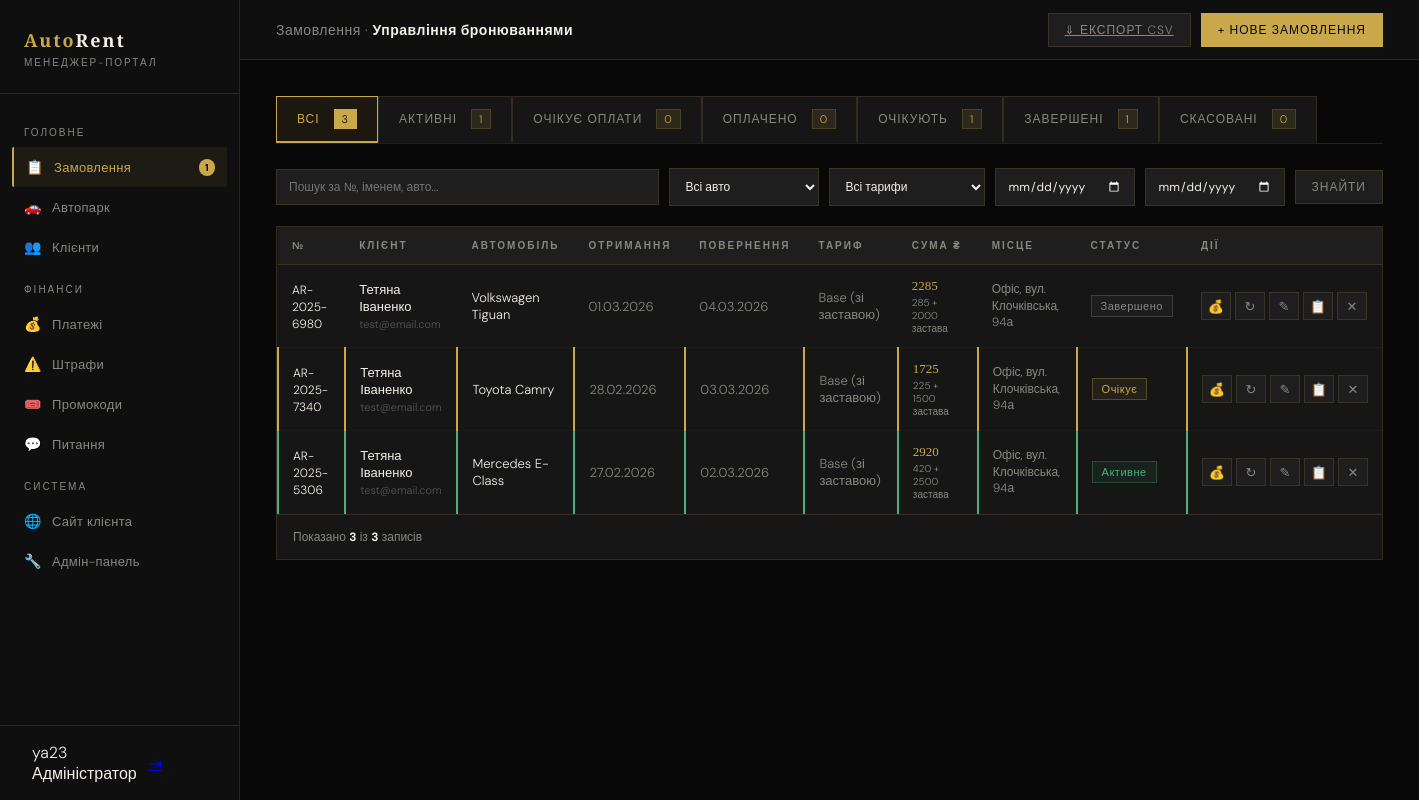
Page /manager/bookings/ (signed in) on the earlier database version.
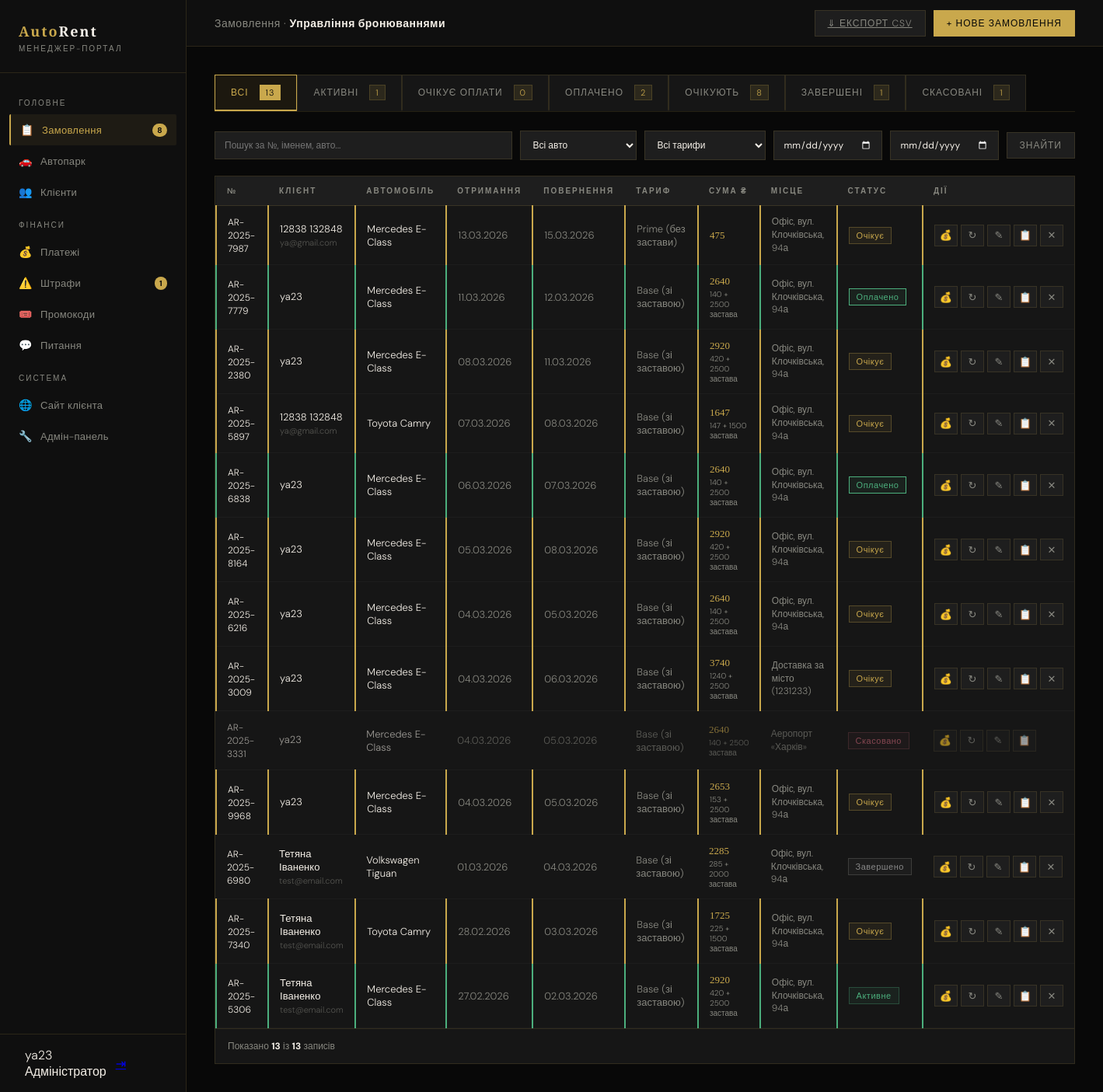
Same page on the later database version.
### core/models.py (models this page shows, shortened)
class Booking(models.Model):
    STATUSES = [('pending','Очікує'),('awaiting_payment','Очікує оплати'),('paid','Оплачено'),('active','Активне'),('completed','Завершено'),('cancelled','Скасовано')]
    TARIFFS = [('base','Base (зі заставою)'),('prime','Prime (без застави)')]
    PAYMENTS = [('card','Картка'),('cash','Готівка'),('bank','Безготівковий')]
    PICKUPS = [('office','Офіс, вул. Клочківська, 94а'),('airport','Аеропорт «Харків»'),('station','Залізничний вокзал'),('delivery','Доставка по місту'),('delivery_out','Доставка за місто')]
    number = models.CharField('Номер', max_length=20, unique=True, blank=True)
    user = models.ForeignKey(User, on_delete=models.CASCADE, related_name='bookings')
    car = models.ForeignKey(Car, on_delete=models.CASCADE, related_name='bookings')
    date_from = models.DateField('Від')
    date_to = models.DateField('До')
    time_from = models.TimeField('Час отримання', default='10:00')
    time_to   = models.TimeField('Час повернення', default='10:00')
    pickup_location    = models.CharField('Місце отримання', max_length=20, choices=PICKUPS, default='office')
    delivery_address   = models.CharField('Адреса доставки', max_length=255, blank=True)
    return_location    = models.CharField('Місце повернення', max_length=20, choices=PICKUPS, default='office')
    return_address     = models.CharField('Адреса повернення', max_length=255, blank=True)
    tariff = models.CharField('Тариф', max_length=10, choices=TARIFFS, default='base')
    payment_method = models.CharField('Оплата', max_length=10, choices=PAYMENTS, default='card')
    status = models.CharField('Статус', max_length=20, choices=STATUSES, default='pending')
    extra_gps = models.BooleanField('GPS', default=False)
    extra_child_seat = models.BooleanField('Дитяче крісло', default=False)
    extra_wifi = models.BooleanField('Wi-Fi', default=False)
    extra_driver = models.BooleanField('Доп. водій', default=False)
    extra_tire = models.BooleanField('Захист шин', default=False)
    extra_green_card = models.BooleanField('Зелена картка', default=False)
    total_price = models.DecimalField('Сума USD', max_digits=10, decimal_places=2, default=0)
    deposit_amount = models.DecimalField('Застава USD', max_digits=10, decimal_places=2, default=0)
    SOURCES = [('web','Сайт (повна форма)'),('quick','Швидке замовлення'),('manager','Менеджер')]
    manager_note = models.TextField('Нотатка', blank=True)
    source = models.CharField('Джерело', max_length=20, choices=SOURCES, default='web')
    promo_code = models.CharField('Промокод', max_length=50, blank=True)
    created_at = models.DateTimeField(auto_now_add=True)
    updated_at = models.DateTimeField(auto_now=True)
    class Meta:
        verbose_name = 'Замовлення'
        verbose_name_plural = 'Замовлення'
        ordering = ['-created_at']
    @property
    def days_count(self):
        try:
            return max(1, (self.date_to - self.date_from).days)
        except Exception:
            return 1
    @property
    def total_with_deposit(self):
        return (self.total_price or 0) + (self.deposit_amount or 0)
    def get_pickup_display_custom(self):
        return dict(self.PICKUPS).get(self.pickup_location, self.pickup_location)

class Car(models.Model):
    CAR_CLASSES = [('economy','Економ'),('comfort','Комфорт'),('business','Бізнес'),('vip','VIP'),('crossover','Кросовер'),('minivan','Мінівен'),('electric','Електро')]
    FUELS = [('petrol','Бензин'),('diesel','Дизель'),('electric','Електро'),('hybrid','Гібрид')]
    STATUSES = [('free','Вільний'),('rented','У прокаті'),('service','На ТО'),('broken','Несправний')]
    brand = models.CharField('Марка', max_length=50)
    model = models.CharField('Модель', max_length=100)
    year = models.IntegerField('Рік', default=2023)
    car_class = models.CharField('Клас', max_length=20, choices=CAR_CLASSES, default='comfort')
    fuel = models.CharField('Паливо', max_length=20, choices=FUELS, default='petrol')
    transmission = models.CharField('КПП', max_length=30, default='Автомат')
    seats = models.IntegerField('Місць', default=5)
    engine = models.CharField('Двигун', max_length=40, blank=True)
    drive = models.CharField('Привід', max_length=20, default='Передній')
    color = models.CharField('Колір', max_length=30, default='Чорний')
    plate = models.CharField('Держ. номер', max_length=20, unique=True)
    mileage = models.IntegerField('Пробіг км', default=0)
    price_base = models.DecimalField('Base USD/доба', max_digits=8, decimal_places=2, default=50)
    price_prime = models.DecimalField('Prime USD/доба', max_digits=8, decimal_places=2, default=70)
    deposit = models.DecimalField('Застава USD', max_digits=8, decimal_places=2, default=1500)
    status = models.CharField('Статус', max_length=20, choices=STATUSES, default='free')
    next_service = models.DateField('Наступне ТО', null=True, blank=True)
    description = models.TextField('Опис', blank=True)
    features = models.TextField('Особливості (через кому)', blank=True)
    image = models.ImageField('Фото', upload_to='cars/', blank=True, null=True)
    emoji = models.CharField('Емодзі', max_length=8, default='🚗')
    is_featured = models.BooleanField('На головній', default=False)
    is_popular  = models.BooleanField('Популярний', default=False)
    created_at = models.DateTimeField(auto_now_add=True)
    class Meta:
        verbose_name = 'Автомобіль'
        verbose_name_plural = 'Автомобілі'
        ordering = ['car_class', 'brand']
    @property
    def full_name(self): return f'{self.brand} {self.model}'

### manager_portal/views.py (the view, shortened to what this page needs)
# urls.py: path('bookings/', views.bookings, name='manager_bookings'),
@manager_req
def bookings(request):
    import csv
    from django.http import HttpResponse
    from datetime import date as date_cls
    qs = Booking.objects.select_related('user','car').order_by('-date_from','-pk')
    sf      = request.GET.get('status','')
    q       = request.GET.get('q','')
    car_f   = request.GET.get('car','')
    tariff_f= request.GET.get('tariff','')
    date_f  = request.GET.get('date_from','')
    date_t  = request.GET.get('date_to','')
    if sf:       qs = qs.filter(status=sf)
    if car_f:    qs = qs.filter(car__pk=car_f)
    if tariff_f: qs = qs.filter(tariff=tariff_f)
    if date_f:   qs = qs.filter(date_from__gte=date_f)
    if date_t:   qs = qs.filter(date_to__lte=date_t)
    if q:        qs = qs.filter(
        Q(number__icontains=q)|Q(user__first_name__icontains=q)|
        Q(user__last_name__icontains=q)|Q(car__brand__icontains=q)|
        Q(car__model__icontains=q))
    counts = {s: Booking.objects.filter(status=s).count() for s,_ in Booking.STATUSES}
    counts['all'] = Booking.objects.count()
    if request.GET.get('counts_only'):
        return JsonResponse(counts)
    all_cars = Car.objects.values('pk','brand','model','price_base','price_prime','deposit').order_by('brand','model')
    return render(request, 'manager/bookings.html', {
        'bookings': qs, 'counts': counts, 'sf': sf,
        'all_cars': all_cars,
        'tariffs': Booking.TARIFFS,
        'statuses': Booking.STATUSES,
        'payment_methods': Booking.PAYMENTS,
        'pickups': Booking.PICKUPS,
        'filters': {'q':q,'car':car_f,'tariff':tariff_f,'date_from':date_f,'date_to':date_t},
    })

### manager_portal/context_processors.py (called while the page is built)
def manager_context(request):
    if not request.user.is_authenticated or not request.user.is_staff:
        return {}
    return {
        'pending_count': Booking.objects.filter(status='pending').count(),
        'unpaid_fines': Fine.objects.filter(status='unpaid').count(),
    }

### manager_portal/views.py (called while the page is built)
def is_manager(user):
    return user.is_authenticated and (user.is_staff or user.is_superuser)

### templates/manager/bookings.html (shortened to what the changed rows need)
{% extends 'manager/base_manager.html' %}
{% block main_content %}
<div class="content">
  <div class="status-tabs">
    <a href="?{% if filters.q %}q={{ filters.q }}{% endif %}" class="stab {% if not sf %}active{% endif %}">
      Всі <span class="cnt" id="cnt-all">{{ counts.all }}</span>
    </a>
    <a href="?status=paid{% if filters.q %}&q={{ filters.q }}{% endif %}" class="stab {% if sf == 'paid' %}active{% endif %}">
      Оплачено <span class="cnt" id="cnt-paid">{{ counts.paid }}</span>
    </a>
    <a href="?status=pending{% if filters.q %}&q={{ filters.q }}{% endif %}" class="stab {% if sf == 'pending' %}active{% endif %}">
      Очікують <span class="cnt" id="cnt-pending">{{ counts.pending }}</span>
    </a>
    <a href="?status=cancelled{% if filters.q %}&q={{ filters.q }}{% endif %}" class="stab {% if sf == 'cancelled' %}active{% endif %}">
      Скасовані <span class="cnt" id="cnt-cancelled">{{ counts.cancelled }}</span>
    </a>
  </div>
  <div class="table-wrap">
    <div class="bk-wrap">
      {% if bookings %}
      <table class="bk-table">
        <thead>
          <tr>
            <th>&#8470;</th>
            <th>Клієнт</th>
            <th>Автомобіль</th>
            <th>Отримання</th>
            <th>Повернення</th>
            <th>Тариф</th>
            <th>Сума &#8372;</th>
            <th>Місце</th>
            <th>Статус</th>
            <th>Дії</th>
          </tr>
        </thead>
        <tbody>
          {% for b in bookings %}
          <tr class="row-{{ b.status }}" id="row-{{ b.pk }}">
            <td><span class="hl" style="font-size:12px;">{{ b.number }}</span></td>
            <td>
              <div class="hl">{{ b.user.get_full_name|default:b.user.username }}</div>
              <div style="font-size:11px;margin-top:2px;opacity:.55;">{{ b.user.email }}</div>
            </td>
            <td><span class="hl">{{ b.car.full_name }}</span></td>
            <td style="white-space:nowrap;">{{ b.date_from|date:"d.m.Y" }}</td>
            <td style="white-space:nowrap;">{{ b.date_to|date:"d.m.Y" }}</td>
            <td>{{ b.get_tariff_display }}</td>
            <td>
              <span class="gld" style="cursor:pointer;" onclick="openPriceDetail('{{ b.pk }}','{{ b.number }}','{{ b.total_price|floatformat:0 }}','{{ b.deposit_amount|floatformat:0 }}','{{ b.total_with_deposit|floatformat:0 }}','{{ b.tariff }}','{{ b.days_count }}','{{ b.client_discount_pct }}','{{ b.discount_amount|floatformat:0 }}','{{ b.promo_code|escapejs }}','{{ b.promo_discount_pct }}')">{{ b.total_with_deposit|floatformat:0 }}</span>
              {% if b.deposit_amount > 0 %}
              <div style="font-size:10px;color:var(--gray);margin-top:2px;">{{ b.total_price|floatformat:0 }} + {{ b.deposit_amount|floatformat:0 }} застава</div>
              {% endif %}
            </td>
            <td style="font-size:12px;max-width:130px;line-height:1.4;">{{ b.get_pickup_display_custom }}{% if b.delivery_address %}{% if b.pickup_location == 'delivery' or b.pickup_location == 'delivery_out' %}<br>({{ b.delivery_address }}){% endif %}{% endif %}</td>
            <td><span class="sp sp-{{ b.status }}" id="pill-{{ b.pk }}">{{ b.get_status_display }}</span></td>
            <td>
              <div class="act">
                <button class="abt" title="Фінансові деталі" onclick="openPriceDetail('{{ b.pk }}','{{ b.number }}','{{ b.total_price|floatformat:0 }}','{{ b.deposit_amount|floatformat:0 }}','{{ b.total_with_deposit|floatformat:0 }}','{{ b.tariff }}','{{ b.days_count }}')">💰</button>
                <button class="abt" title="Змінити статус" onclick="openStatus({{ b.pk }},'{{ b.number }}','{{ b.status }}')">&#8635;</button>
                <button class="abt" title="Редагувати" onclick="openEdit({{ b.pk }},'{{ b.number }}','{{ b.status }}','{{ b.manager_note|escapejs }}')">&#9998;</button>
                <a class="abt" title="Повна сторінка" href="{% url 'manager_booking_edit' b.pk %}">&#128203;</a>
                {% if b.status != 'cancelled' %}
                <button class="abt red" title="Скасувати" onclick="cancelBooking({{ b.pk }},'{{ b.number }}')">&#10005;</button>
                {% endif %}
              </div>
            </td>
          </tr>
          {% endfor %}
        </tbody>
      </table>
      <div class="pagination">
        <div>Показано <strong style="color:var(--white);">{{ bookings|length }}</strong> із <strong style="color:var(--white);">{{ counts.all }}</strong> записів</div>
      </div>
      {% endif %}
    </div>
  </div>
</div>
{% endblock %}

### templates/manager/base_manager.html (shortened to what this page needs)
{% load static %}<!DOCTYPE html>
<html lang="uk">
<head>
<link rel="stylesheet" href="{% static 'css/manager.css' %}?v=3">
</head>
<body>
<aside class="sidebar">
  <div class="sidebar-logo">
    <div class="logo-mark">Auto<span>Rent</span></div>
    <div class="logo-sub">Менеджер-портал</div>
  </div>
  <nav class="sidebar-nav">
    <div class="nav-section-label">Головне</div>
    <a class="nav-item {% if 'booking' in request.resolver_match.url_name|default:'' %}active{% endif %}" href="{% url 'manager_bookings' %}">
      <span class="nav-icon">📋</span> Замовлення
      {% if pending_count %}<span class="nav-badge">{{ pending_count }}</span>{% endif %}
    </a>
    <a class="nav-item {% if request.resolver_match.url_name in 'manager_cars,manager_car_edit,manager_car_add' %}active{% endif %}" href="{% url 'manager_cars' %}">
      <span class="nav-icon">🚗</span> Автопарк
    </a>
    <a class="nav-item {% if 'client' in request.resolver_match.url_name|default:'' %}active{% endif %}" href="{% url 'manager_clients' %}">
      <span class="nav-icon">👥</span> Клієнти
    </a>
    <div class="nav-section-label">Фінанси</div>
    <a class="nav-item {% if request.resolver_match.url_name == 'manager_payments' %}active{% endif %}" href="{% url 'manager_payments' %}">
      <span class="nav-icon">💰</span> Платежі
    </a>
    <a class="nav-item {% if 'fine' in request.resolver_match.url_name|default:'' %}active{% endif %}" href="{% url 'manager_fines' %}">
      <span class="nav-icon">⚠️</span> Штрафи
      {% if unpaid_fines %}<span class="nav-badge">{{ unpaid_fines }}</span>{% endif %}
    </a>
    <a class="nav-item {% if request.resolver_match.url_name == 'manager_promos' %}active{% endif %}" href="{% url 'manager_promos' %}">
      <span class="nav-icon">🎟️</span> Промокоди
    </a>
    <a class="nav-item {% if request.resolver_match.url_name == 'manager_inquiries' %}active{% endif %}" href="{% url 'manager_inquiries' %}">
      <span class="nav-icon">💬</span> Питання
    </a>
    <div class="nav-section-label">Система</div>
    <a class="nav-item" href="{% url 'index' %}">
      <span class="nav-icon">🌐</span> Сайт клієнта
    </a>
    <a class="nav-item" href="/admin/">
      <span class="nav-icon">🔧</span> Адмін-панель
    </a>
  </nav>
  <div class="sidebar-user">
    <div>
      <div class="user-name">{{ user.get_full_name|default:user.username }}</div>
      <div class="user-role">{% if user.is_superuser %}Адміністратор{% else %}Менеджер{% endif %}</div>
    </div>
    <a href="{% url 'logout' %}" class="user-logout" title="Вийти">⇥</a>
  </div>
</aside>
<div class="main-content">
  {% block main_content %}{% endblock %}
</div>
</body>
</html>

Differences in the rows shown:
added Booking: number "AR-2025-7987", user.get_full_name "12838 132848", user.email "ya@gmail.com", car.full_name "Mercedes E-Class", date_from "13.03.2026", date_to "15.03.2026", tariff "Prime (без застави)", total_with_deposit "475", get_pickup_display_custom "Офіс, вул. Клочківська, 94а", status "Очікує"
added Booking: number "AR-2025-7779", user.get_full_name "ya23", car.full_name "Mercedes E-Class", date_from "11.03.2026", date_to "12.03.2026", tariff "Base (зі заставою)", total_with_deposit "2640", total_price "140", deposit_amount "2500", get_pickup_display_custom "Офіс, вул. Клочківська, 94а", status "Оплачено"
added Booking: number "AR-2025-2380", user.get_full_name "ya23", car.full_name "Mercedes E-Class", date_from "08.03.2026", date_to "11.03.2026", tariff "Base (зі заставою)", total_with_deposit "2920", total_price "420", deposit_amount "2500", get_pickup_display_custom "Офіс, вул. Клочківська, 94а", status "Очікує"
added Booking: number "AR-2025-5897", user.get_full_name "12838 132848", user.email "ya@gmail.com", car.full_name "Toyota Camry", date_from "07.03.2026", date_to "08.03.2026", tariff "Base (зі заставою)", total_with_deposit "1647", total_price "147", deposit_amount "1500", get_pickup_display_custom "Офіс, вул. Клочківська, 94а", status "Очікує"
added Booking: number "AR-2025-6838", user.get_full_name "ya23", car.full_name "Mercedes E-Class", date_from "06.03.2026", date_to "07.03.2026", tariff "Base (зі заставою)", total_with_deposit "2640", total_price "140", deposit_amount "2500", get_pickup_display_custom "Офіс, вул. Клочківська, 94а", status "Оплачено"
added Booking: number "AR-2025-8164", user.get_full_name "ya23", car.full_name "Mercedes E-Class", date_from "05.03.2026", date_to "08.03.2026", tariff "Base (зі заставою)", total_with_deposit "2920", total_price "420", deposit_amount "2500", get_pickup_display_custom "Офіс, вул. Клочківська, 94а", status "Очікує"
added Booking: number "AR-2025-6216", user.get_full_name "ya23", car.full_name "Mercedes E-Class", date_from "04.03.2026", date_to "05.03.2026", tariff "Base (зі заставою)", total_with_deposit "2640", total_price "140", deposit_amount "2500", get_pickup_display_custom "Офіс, вул. Клочківська, 94а", status "Очікує"
added Booking: number "AR-2025-3009", user.get_full_name "ya23", car.full_name "Mercedes E-Class", date_from "04.03.2026", date_to "06.03.2026", tariff "Base (зі заставою)", total_with_deposit "3740", total_price "1240", deposit_amount "2500", get_pickup_display_custom "Доставка за місто", delivery_address "1231233", status "Очікує"
added Booking: number "AR-2025-3331", user.get_full_name "ya23", car.full_name "Mercedes E-Class", date_from "04.03.2026", date_to "05.03.2026", tariff "Base (зі заставою)", total_with_deposit "2640", total_price "140", deposit_amount "2500", get_pickup_display_custom "Аеропорт «Харків»", status "Скасовано"
added Booking: number "AR-2025-9968", user.get_full_name "ya23", car.full_name "Mercedes E-Class", date_from "04.03.2026", date_to "05.03.2026", tariff "Base (зі заставою)", total_with_deposit "2653", total_price "153", deposit_amount "2500", get_pickup_display_custom "Офіс, вул. Клочківська, 94а", status "Очікує"
Other differences:
{{ pending_count }}: "1" → "8"
{{ unpaid_fines }}: (not shown) → "1"
{{ counts.all }}: "3" → "13"
{{ counts.paid }}: "0" → "2"
{{ counts.pending }}: "1" → "8"
{{ counts.cancelled }}: "0" → "1"
{{ bookings|length }}: "3" → "13"
